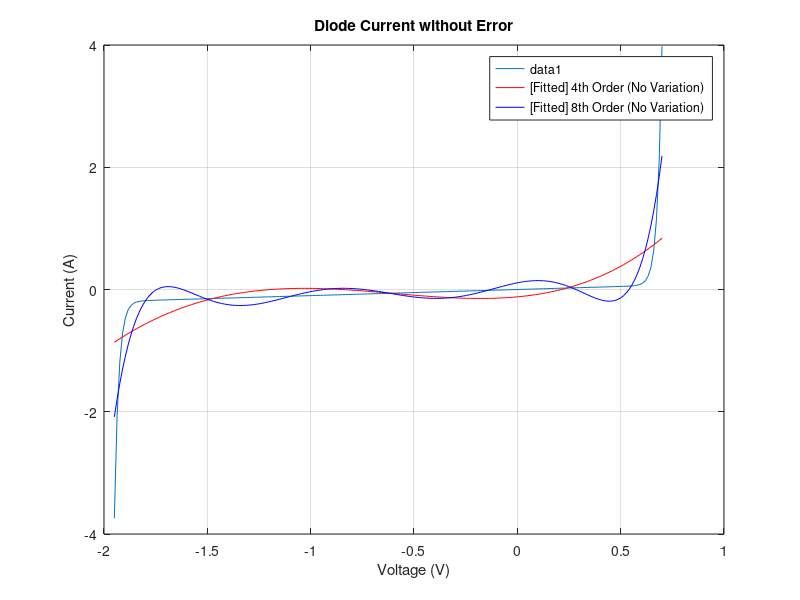
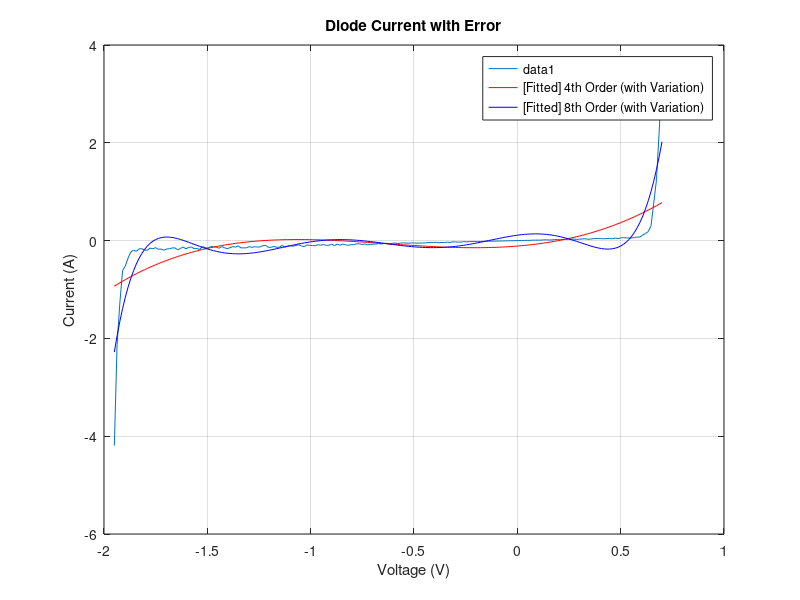
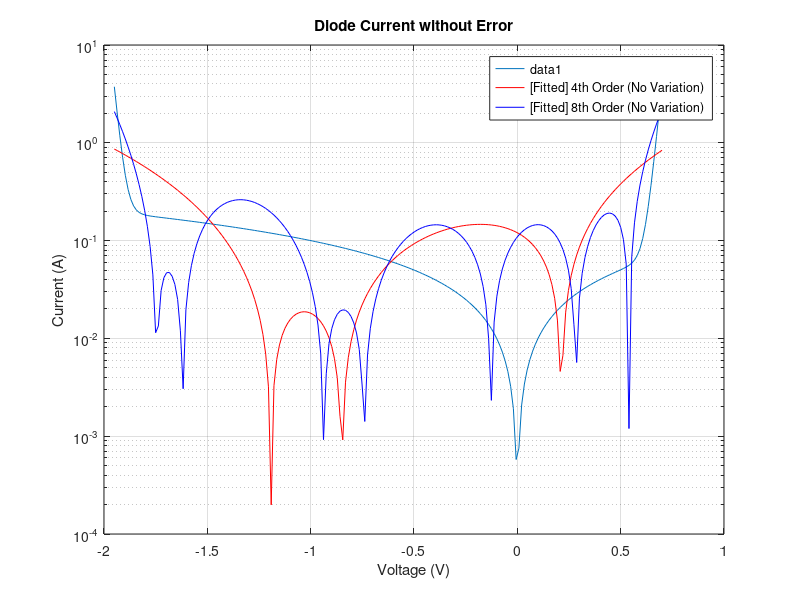
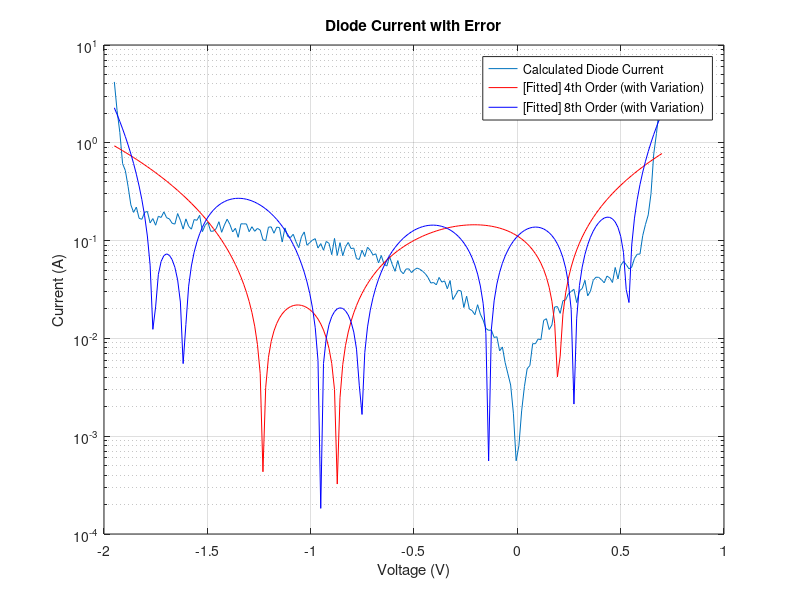

MATLAB code to generate these figures, in order: (Note: this script raises an error after producing the figures.)
%{
Author : Maharshi Gurjar
Elec 4700 CMPA
%}
%%
clc; close all; clear;
set(0, 'DefaultFigureWindowStyle', 'docked')
Is = 0.01e-12;
Ib = 0.1e-12;
Vb = 1.3;
Gp = 0.1;
Is = 0.01e-12; 
Ib = 0.1e-12; 
Vb = 1.3; 
Gp = 0.1; 
Voltage = linspace(-1.95,0.7,200);
I_1 = Is*(exp((1.2*Voltage)/0.025)-1) + Gp*Voltage - Ib*(exp((-1.2*(Voltage+Vb))/0.025)-1);
variation = linspace(-0.2,0.2,41);
I_2 = I_1;
for i = 1:length(I_2)
    error = variation(randi(length(variation)));
    I_2(i) = I_2(i)*(1+error);
end
figure(1);
plot(Voltage,I_1)
legend();
grid on;
title('Diode Current without Error')
xlabel('Voltage (V)')
ylabel('Current (A)')
figure(2);
plot(Voltage,I_2)
legend()
grid on;
title('Diode Current with Error')
xlabel('Voltage (V)')
ylabel('Current (A)')
f5 = figure(5);
semilogy(Voltage,abs(I_1))
legend()
grid on;
title('Diode Current without Error')
xlabel('Voltage (V)')
ylabel('Current (A)')
f6 = figure(6);
semilogy(Voltage,abs(I_2),'DisplayName','Calculated Diode Current')
legend()
grid on;
title('Diode Current with Error')
xlabel('Voltage (V)')
ylabel('Current (A)')
%%
%Part 2
FthOrder1 = polyfit(Voltage,I_1,4);
fthOrder2 = polyfit(Voltage,I_2,4);
ethOrder1 = polyfit(Voltage,I_1,8);
ethOrder2 = polyfit(Voltage,I_2,8);
fthI1 = polyval(FthOrder1,Voltage);
fthI2 = polyval(fthOrder2,Voltage);
ethI1 = polyval(ethOrder1,Voltage);
ethI2 = polyval(ethOrder2,Voltage);
figure(1)
hold on
plot(Voltage,fthI1,'r','DisplayName','[Fitted] 4th Order (No Variation)')
plot(Voltage,ethI1,'b','DisplayName','[Fitted] 8th Order (No Variation)')
legend()
grid on;
hold off
figure(2)
hold on
plot(Voltage,fthI2,'r','DisplayName','[Fitted] 4th Order (with Variation)')
plot(Voltage,ethI2,'b','DisplayName','[Fitted] 8th Order (with Variation)')
legend()
grid on;
hold off
figure(5)
hold on
semilogy(Voltage,abs(fthI1),'r','DisplayName','[Fitted] 4th Order (No Variation)')
semilogy(Voltage,abs(ethI1),'b','DisplayName','[Fitted] 8th Order (No Variation)')
legend()
grid on;
hold off
figure(6)
hold on
semilogy(Voltage,abs(fthI2),'r','DisplayName','[Fitted] 4th Order (with Variation)')
semilogy(Voltage,abs(ethI2),'b','DisplayName','[Fitted] 8th Order (with Variation)')
legend()
grid on;
hold off
%%
%Part 3
fo = fittype('A.*(exp(1.2*x/25e-3)-1) + B.*x - C*(exp(1.2*(-(x+D))/25e-3)-1)');
Voltage = Voltage.';
I_1 = I_1.';
I_2 = I_2.';
NLfitI1 = fit(Voltage,I_1,fo);
NLfitI2 = fit(Voltage,I_2,fo);
nlI1 = NLfitI1(Voltage);
nlI2 = NLfitI2(Voltage);
fa = fittype('A.*(exp(1.2*x/25e-3)-1) + 0.1.*x - C*(exp(1.2*(-(x+1.3))/25e-3)-1)');
NLfitI1A = fit(Voltage,I_1,fa);
NLfitI2A = fit(Voltage,I_2,fa);
nlI1A = NLfitI1A(Voltage);
nlI2A = NLfitI2A(Voltage);
f3 = figure(3);
plot(Voltage,I_1)
hold on
plot(Voltage,nlI1A,'b','DisplayName','[2-Parameter] Non-Linear Fit')
legend()
grid on;
title('Diode Current without Error')
xlabel('Voltage (V)')
ylabel('Current (A)')
f4 = figure(4);
plot(Voltage,I_2,'r','DisplayName','[Calculated] Diode Current')
hold on
plot(Voltage,nlI2A,'b','DisplayName','[2-Parameter] Non-Linear Fit')
legend()
grid on;
title('Diode Current with Error')
xlabel('Voltage (V)')
ylabel('Current (A)')
f7 = figure(7);
semilogy(Voltage,abs(I_1),'r','DisplayName','Calculated Diode Current')
hold on
semilogy(Voltage,abs(nlI1A),'b','DisplayName','2-Parameter Non-Linear Fit')
legend()
grid on;
title('Diode Current without Error')
xlabel('Voltage (V)')
ylabel('Current (A)')
f8 = figure(8);
semilogy(Voltage,abs(I_2),'r','DisplayName','[Calculated] Diode Current')
hold on
semilogy(Voltage,abs(nlI2A),'b','DisplayName','[2-Parameter] Non-Linear Fit')
legend()
grid on;
title('Diode Current with Error')
xlabel('Voltage (V)')
ylabel('Current (A)')
fb = fittype('A.*(exp(1.2*x/25e-3)-1) + B.*x - C*(exp(1.2*(-(x+1.3))/25e-3)-1)');
NLfitI1B = fit(Voltage,I_1,fb);
NLfitI2B = fit(Voltage,I_2,fb);
nlI1B = NLfitI1B(Voltage);
nlI2B = NLfitI2B(Voltage);
figure(3)
hold on
plot(Voltage,nlI1B,'c','DisplayName','[3-Parameter] Non-Linear Fit')
legend()
grid on;
title('Diode Current without Error')
xlabel('Voltage (V)')
ylabel('Current (A)')
figure(4)
hold on
plot(Voltage,nlI2B,'r','DisplayName','[3-Parameter] Non-Linear Fit')
legend()
grid on;
title('Diode Current with Error')
xlabel('Voltage (V)')
ylabel('Current (A)')
figure(7)
hold on
semilogy(Voltage,abs(nlI1B),'r','DisplayName','[3-Parameter] Non-Linear Fit')
legend()
grid on;
title('Diode Current without Error')
xlabel('Voltage (V)')
ylabel('Current (A)')
figure(8)
hold on
semilogy(Voltage,abs(nlI2B),'r','DisplayName','[3-Parameter] Non-Linear Fit')
legend()
grid on;
title('Diode Current with Error')
xlabel('Voltage (V)')
ylabel('Current (A)')
%%
%Part 4
net1 = cascadeforwardnet([10,8,6,4,2]);
net2 = net1;
inputs = transpose(Voltage);
outputs1 = transpose(I_1);
outputs2 = transpose(I_2);
net1 = train(net1,inputs,outputs1);
net2 = train(net2,inputs,outputs2);
netI1 = net1(inputs);
netI2 = net2(inputs);
figure(3)
hold on
plot(inputs,netI1,'r','DisplayName','Neural Net Model')
legend()
grid on;
title('Diode Current without Error')
xlabel('Voltage (V)')
ylabel('Current (A)')
figure(4)
hold on
plot(inputs,netI2,'r','DisplayName','Neural Net Model')
legend()
grid on;
title('Diode Current with Error')
xlabel('Voltage (V)')
ylabel('Current (A)')
figure(7)
hold on
semilogy(inputs,abs(netI1),'r','DisplayName','Neural Net Model')
legend()
grid on;
title('Diode Current without Error')
xlabel('Voltage (V)')
ylabel('Current (A)')
figure(8)
hold on
semilogy(inputs,abs(netI2),'r','DisplayName','Neural Net Model')
legend()
grid on;
title('Diode Current with Error')
xlabel('Voltage (V)')
ylabel('Current (A)')